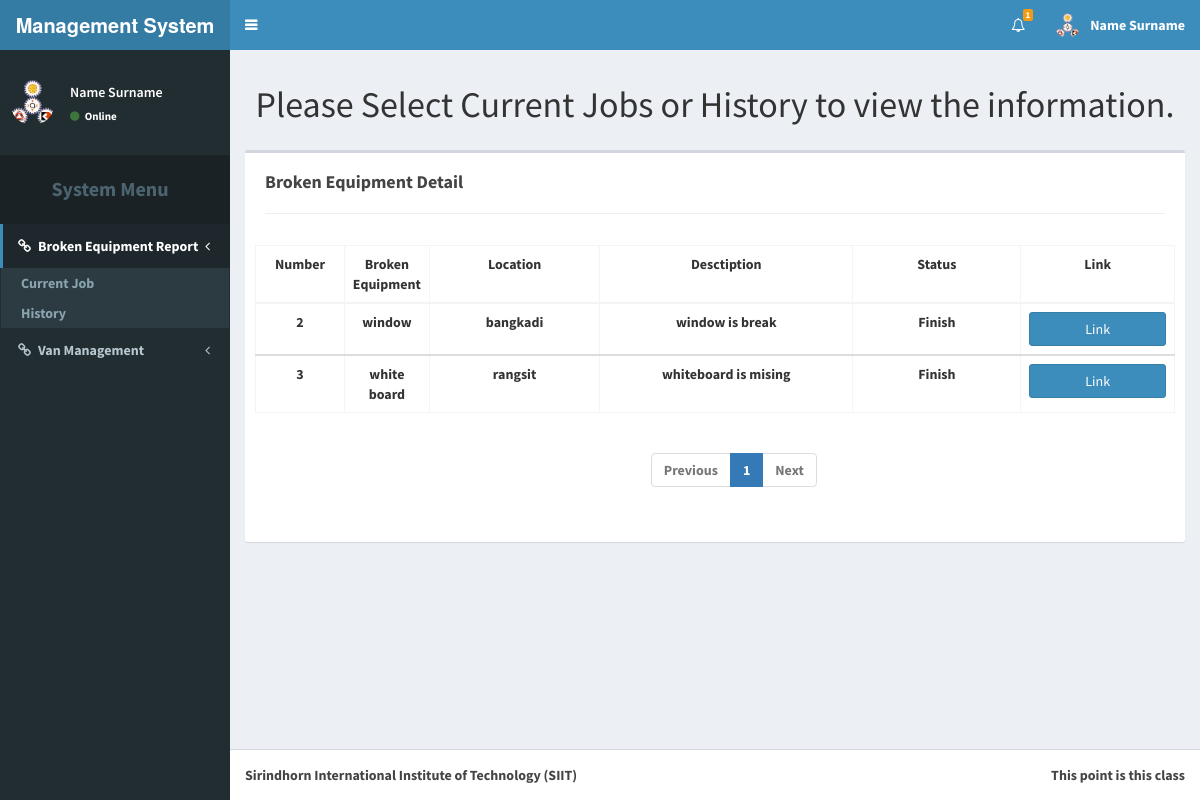
The app's page /brokenEquip.php?mode=1 (signed in) with its own data.
### tables this page shows
CREATE TABLE `broken_equipment` (
  `equipment_ID` int(11) NOT NULL AUTO_INCREMENT,
  `equipment_name` varchar(255) DEFAULT NULL,
  `equipment_campus` varchar(255) DEFAULT NULL,
  `equipment_building` varchar(255) DEFAULT NULL,
  `equipment_room` varchar(255) DEFAULT NULL,
  `equipment_decription` varchar(255) DEFAULT NULL,
  `equipment_username` varchar(255) DEFAULT NULL,
  `equipment_email` varchar(255) DEFAULT NULL,
  `equipment_latitute` int(11) DEFAULT NULL,
  `equipment_longtitute` int(11) DEFAULT NULL,
  `equipment_photo` varchar(255) DEFAULT NULL,
  `equipment_assign` int(11) DEFAULT NULL,
  `equipment_status` varchar(255) NOT NULL DEFAULT 'Waiting',
  PRIMARY KEY (`equipment_ID`)
);

### brokenEquip.php (the view, shortened to what this page needs)
<!DOCTYPE html>
<?php
require_once('connect.php');
?>
<html>
<head>
  <link rel="stylesheet" href="bootstrap/css/bootstrap.css">
  <link rel="stylesheet" href="https://cdnjs.cloudflare.com/ajax/libs/font-awesome/4.5.0/css/font-awesome.min.css">
  <link rel="stylesheet" href="https://cdnjs.cloudflare.com/ajax/libs/ionicons/2.0.1/css/ionicons.min.css">
  <link rel="stylesheet" href="dist/css/AdminLTE.css">
  <link rel="stylesheet" href="dist/css/skins/skin-blue.css">
</head>
<body class="hold-transition skin-blue sidebar-mini">
<div class="wrapper">
  <header class="main-header">
    <a href="/Senior_Project" class="logo">
      <span class="logo-lg"><b>Management System<b></span>
    </a>
    <nav class="navbar navbar-static-top" role="navigation">
      <a href="#" class="sidebar-toggle" data-toggle="offcanvas" role="button">
      </a>
      <div class="navbar-custom-menu">
        <ul class="nav navbar-nav">
          <?php
            if(isset($_SESSION['tier'])){
          ?>
          <li class="dropdown notifications-menu">
          <a href="#" class="dropdown-toggle" data-toggle="dropdown">
            <i class="fa fa-bell-o"></i>
            <span class="label label-warning">1</span>
          </a>
          </li>
          <?php
            if($_SESSION['tier'] == 'Admin'){
          ?>
          <li class="dropdown user user-menu">
            <a href="#" class="dropdown-toggle" data-toggle="dropdown">
              <img src="dist/img/user2-160x160.gif" class="user-image" alt="User Image">
              <span class="hidden-xs">Name Surname</span>
            </a>
            <ul class="dropdown-menu">
              <li class="user-header">
                <img src="dist/img/user2-160x160.gif" class="img-circle" alt="User Image">
                <p>
                  Name Surname - Ground Division Member
                  <small>Member since Nov. 2012</small>
                </p>
              </li>
              <li class="user-body">
                <div class="row">
                  <div class="col-xs-4 text-center">
                    <a href="member.php?mode=0">History</a>
                  </div>
                  <div class="col-xs-4 text-center">
                    <a href="member.php?mode=1">Request</a>
                  </div>
                  <div class="col-xs-4 text-center">
                    <a href="member.php?mode=2">Confirm</a>
                  </div>
                </div>
              </li>
              <li class="user-footer">
                <div class="pull-left">
                  <form action="profile.php" method="post">
                    <input type="submit" class="btn btn-default btn-flat" value="Profile" />
                      <input type="hidden" name="full_name" value=<?php echo $_SESSION['fname']; ?> >
                      <input type="hidden" name="username" value=<?php echo $_SESSION['user_name']; ?> >
                      <input type="hidden" name="password" value=<?php echo $_SESSION['user_pass']; ?> >
                      <input type="hidden" name="email" value=<?php echo $_SESSION['e_mail']; ?> >
                      <input type="hidden" name="user_tier" value=<?php echo $_SESSION['tier']; ?> >
                  </form>
                </div>
                <div class="pull-right">
                  <a href="logout.php" class="btn btn-default btn-flat">Log Out</a>
                </div>
              </li>
            </ul>
          </li>
          <?php
            }
            else{
          ?>
          <li class="dropdown user user-menu">
            <a href="#" class="dropdown-toggle" data-toggle="dropdown">
              <img src="dist/img/user2-160x160.gif" class="user-image" alt="User Image">
              <span class="hidden-xs">Name Surname</span>
            </a>
          </li>
          <?php
            }
          ?>
          <?php
            }
            else{
          ?>
          <li><a href="login.php">Log-in</a></li>
          <?php
            }
          ?>
        </ul>
      </div>
    </nav>
  </header>
  <aside class="main-sidebar">
    <section class="sidebar">
      <div class="user-panel" style="margin-top:20px">
        <?php
          if(!isset($_SESSION['tier'])){
        ?>
        <center>
          <p><font color="white" size="5">Welcome Guest</font></p>
        </center>
        <?php
          }
          else{
        ?>
        <div class="pull-left image">
          <img src="dist/img/user2-160x160.gif" class="img-circle" alt="User Image">
        </div>
        <div class="pull-left info">
          <p>Name Surname</p>
          <a href="#"><i class="fa fa-circle text-success"></i> Online</a>
        </div>
        <?php
          }
        ?>
      </div>
      <ul class="sidebar-menu">
        <li class="header"
            style="margin-top:20px;padding-top:20px;padding-bottom:20px;font-size:20px"
        >
        <center>System Menu</center></li>
        <li class="active treeview">
          <a href="#"><i class="fa fa-link"></i><span>Broken Equipment Report</span>
            <span class="pull-right-container">
              <i class="fa fa-angle-left pull-right"></i>
            </span>
          </a>
          <ul class="treeview-menu">
            <li><a href="brokenEquip.php?mode=0">Current Job</a></li>
            <li><a href="brokenEquip.php?mode=1">History</a></li>
          </ul>
        </li>
        <li class="treeview">
          <a href=""><i class="fa fa-link"></i><span>Van Management</span>
            <span class="pull-right-container">
              <i class="fa fa-angle-left pull-right"></i>
            </span>
          </a>
        </li>
      </ul>
    </section>
  </aside>
  <div class="content-wrapper">
    <section class="content-header">
      <center>
        <h1>
          Please Select Current Jobs or History to view the information.
        </h1>
      </center>
    </section>
    <section class="content">
      <?php
      if(isset($_GET['mode'])){
        if($_GET['mode'] == 0){
      ?>
      <div class="box" style="padding-left:10px;padding-right:10px;padding-bottom:30px">
        <div class="box-header">
          <h3 class="box-title" style="margin-top:10px"><b>Broken Equipment Detail</b></h3>
          <hr>
        </div>
        <table id="example2" class="table table-bordered table-hover" style="width:100%;" align="center">
          <thead>
            <tr>
              <td style="text-align:center;width:10%">Number</td>
              <td style="text-align:center">Broken Equipment</td>
              <td style="text-align:center">Location</td>
              <td style="text-align:center">Desctiption</td>
              <td style="text-align:center">Status</td>
              <td style="text-align:center">Link</td>
            </tr>
          </thead>
          <?php
            $q = "SELECT * FROM broken_equipment WHERE equipment_status <> 'Finish';";
            $res = $db -> query($q);
            while($row = $res -> fetch_array()){
          ?>
          <tbody>
            <tr>
              <td style="text-align:center"><?php echo $row['equipment_ID']; ?></td>
              <td height="50px" width="200px" style="text-align:center;"><?php echo $row['equipment_name']; ?></td>
              <td width="20%" style="text-align:center"><?php echo $row['equipment_campus']; ?></td>
              <td width="30%" style="text-align:center"><?php echo $row['equipment_decription']; ?></td>
              <td width="20%" style="text-align:center"><?php echo $row['equipment_status']; ?></td>
              <td style="text-align:center;width:18%;">
                <form id="prof_form" action="brokenEquip_check.php" method="post">
                    <input type="hidden" name="equipment_no" value=<?php echo $row['equipment_ID']; ?> >
                    <input type="hidden" name="equipment_name" value=<?php echo $row['equipment_name']; ?> >
                    <input type="hidden" name="equipment_campus" value=<?php echo $row['equipment_campus']; ?> >
                    <input type="hidden" name="equipment_decription" value="<?php echo $row['equipment_decription']; ?>" >
                    <input type="hidden" name="equipment_status" value=<?php echo $row['equipment_status']; ?> >
                    <input type="hidden" name="equipment_building" value=<?php echo $row['equipment_building']; ?> >
                    <input type="hidden" name="equipment_room" value=<?php echo $row['equipment_room']; ?> >
                    <input type="hidden" name="equipment_email" value=<?php echo $row['equipment_email']; ?> >
                    <input type="submit" class="btn btn-block btn-primary" value="Link">
                </form>
              </td>
            </tr>
            <?php
            }
            ?>
          </tbody>
          </table>
        </div>
      <?php
        }
        else if($_GET['mode'] == 1){
      ?>
      <div class="box" style="padding-left:10px;padding-right:10px;padding-bottom:30px">
        <div class="box-header">
          <h3 class="box-title" style="margin-top:10px"><b>Broken Equipment Detail</b></h3>
          <hr>
        </div>
        <table id="example2" class="table table-bordered table-hover" style="width:100%;" align="center">
          <thead>
            <tr>
              <td style="text-align:center;width:10%">Number</td>
              <td style="text-align:center">Broken Equipment</td>
              <td style="text-align:center">Location</td>
              <td style="text-align:center">Desctiption</td>
              <td style="text-align:center">Status</td>
              <td style="text-align:center">Link</td>
            </tr>
          </thead>
          <?php
            $q = "SELECT * FROM broken_equipment WHERE equipment_status = 'Finish';";
            $res = $db -> query($q);
            while($row = $res -> fetch_array()){
          ?>
          <tbody>
            <tr>
              <td style="text-align:center"><?php echo $row['equipment_ID']; ?></td>
              <td height="50px" width="200px" style="text-align:center;"><?php echo $row['equipment_name']; ?></td>
              <td width="20%" style="text-align:center"><?php echo $row['equipment_campus']; ?></td>
              <td width="30%" style="text-align:center"><?php echo $row['equipment_decription']; ?></td>
              <td width="20%" style="text-align:center"><?php echo $row['equipment_status']; ?></td>
              <td style="text-align:center;width:18%;">
                <form id="prof_form" action="brokenEquip_check.php" method="post">
                    <input type="submit" class="btn btn-block btn-primary" value="Link">
                </form>
              </td>
            </tr>
            <?php
            }
            ?>
          </tbody>
          </table>
        </div>
      <?php
        }
      }
      ?>
      </section>
  </div>
  <footer class="main-footer">
    <div class="pull-right hidden-xs">
      This point is this class
    </div>
    <strong>Sirindhorn International Institute of Technology (SIIT)</strong>
  </footer>
</div>
</body>
</html>

### records on screen
broken_equipment: equipment_ID "2", equipment_name "window", equipment_campus "bangkadi", equipment_decription "window is break", equipment_status "Finish"
broken_equipment: equipment_ID "3", equipment_name "white board", equipment_campus "rangsit", equipment_decription "whiteboard is mising", equipment_status "Finish"
